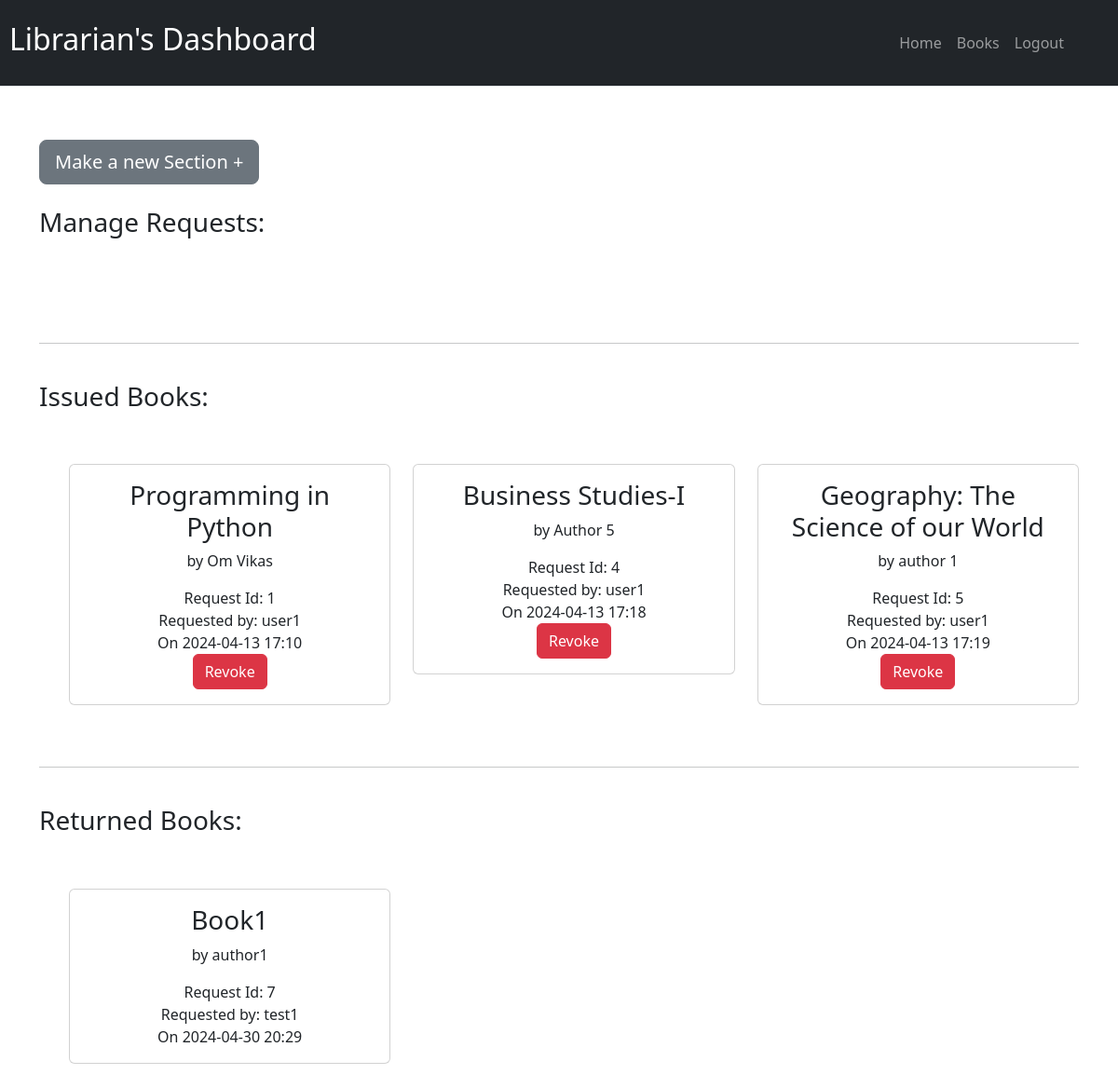
The page /revoke/1 on the database its author committed.
### tables this page shows
CREATE TABLE Books (
    BookID INTEGER PRIMARY KEY AUTOINCREMENT,
    SectionID INTEGER,
    name TEXT NOT NULL,
    Content TEXT,
    Author TEXT,
    FOREIGN KEY (SectionID) REFERENCES Sections(SectionID)
);

CREATE TABLE BookRequests (
    id INTEGER PRIMARY KEY,
    user_id INTEGER,
    book_id INTEGER,
    request_date TIMESTAMP DEFAULT CURRENT_TIMESTAMP,
    return_date TIMESTAMP,
    status TEXT,
    FOREIGN KEY (user_id) REFERENCES Users(id),
    FOREIGN KEY (book_id) REFERENCES Books(id)
);

CREATE TABLE users (
    UserID INTEGER PRIMARY KEY AUTOINCREMENT,
    name TEXT NOT NULL,
    password TEXT NOT NULL,
    UserType TEXT CHECK(UserType IN ('Librarian', 'General User')) NOT NULL
, "LoggedIn" text NOT NULL DEFAULT 'False');

### app.py (the view)
@app.route('/revoke/<int:request_id>', methods=['GET','POST'])
def revoke(request_id):
    user_id=session.get('user_id')
    connec =sqlite3.connect('librarydata.db')
    cursor = connec.cursor()
    cursor.execute("UPDATE BookRequests SET status='revoked' WHERE id=?",(request_id,))
    pendingrequests = cursor.execute("""
    SELECT br.id, u.name AS username, b.name AS bookname, b.author, br.request_date, br.return_date, br.status
    FROM BookRequests br
    INNER JOIN Users u ON br.user_id = u.UserID
    INNER JOIN Books b ON br.book_id = b.BookID
    WHERE br.status='pending'
    """).fetchall()
    issuedrequests = cursor.execute("""
    SELECT br.id, u.name AS username, b.name AS bookname, b.author, br.request_date, br.return_date, br.status
    FROM BookRequests br
    INNER JOIN Users u ON br.user_id = u.UserID
    INNER JOIN Books b ON br.book_id = b.BookID
    WHERE br.status='issued'
    """).fetchall()
    returned_requests=cursor.execute("""
        SELECT b.BookID, b.name, b.Author, br.request_date, br.return_date, u.name,br.status,br.id
        FROM BookRequests br
        INNER JOIN Users u ON br.user_id = u.UserID
        INNER JOIN Books b ON br.book_id = b.BookID
        WHERE br.status='returned'
    """).fetchall()
    connec.commit()
    connec.close()
    return render_template('bookrequests.html',pendingrequests=pendingrequests,issuedrequests=issuedrequests,returned_requests=returned_requests,user_id=user_id)

### templates/bookrequests.html (shortened to what this page needs)
<!DOCTYPE html>
<html lang="en">
  <head>
    <link href="https://cdn.jsdelivr.net/npm/bootstrap@5.3.3/dist/css/bootstrap.min.css" rel="stylesheet">
  </head>
  <body>
    <div class="container">
      <nav class="navbar navbar-expand-md navbar-dark fixed-top bg-dark border-bottom">
        <a class="navbar-brand" href="#" style="margin: 10px;"><h2>Librarian's Dashboard</h2></a>
        <ul class="navbar-nav ms-auto order-5" style="margin-right: 25px;">
          <li class="nav-item">
            <a class="nav-link" href="{{url_for('libdash',user_id=user_id)}}"
              >Home</a
            >
          </li>
          <li class="nav-item">
            <a class="nav-link" href="viewbookslib.html">Books</a>
          </li>
          <li class="nav-item">
            <form action="/logout" method="post">
              <button class="nav-link" type="submit" style="margin-right: 25px">Logout</button>
            </form>
          </li>
        </ul>
      </nav>
      <span><h4 style="margin-top : 150px; color: black;"></h4>
        <a class= "btn btn-lg btn-secondary" href="{{url_for('newsection')}}">Make a new Section +</a></span><br><br>
      <h3>Manage Requests:</h3><br><br>
      <br><hr><br>
      <h3>Issued Books:</h3><br><br>
      <ul class="row">
        {%for r in range(issuedrequests|length)%}
        <li class="col-4" type="none" style="margin-bottom:10px;">
          <div class="card text-center">
            <div class="card-body">
              <div class="card-title"><h3>{{issuedrequests[r][2]}}</h3>
                <p class="secondary-text">by {{issuedrequests[r][3]}}</p>
              </div>
              <div class="card-text">Request Id: {{issuedrequests[r][0]}}<br>Requested by: {{issuedrequests[r][1]}} <br> On {{issuedrequests[r][4][0:16]}}</div>
              <form action="/revoke/{{issuedrequests[r][0]}}" method="post">
                <button name="revoke" type="submit" class="btn btn-danger">Revoke</button>
              </form>
            </div>
          </div>
          {%endfor%}
        </li>
      </ul>
      <br><hr><br>
      <h3>Returned Books:</h3><br><br>
      <ul class="row">
        {%for r in range(returned_requests|length)%}
        <li class="col-4" type="none" style="margin-bottom:10px;">
          <div class="card text-center">
            <div class="card-body">
              <div class="card-title"><h3>{{returned_requests[r][1]}}</h3>
                <p class="secondary-text">by {{returned_requests[r][2]}}</p>
              </div>
              <div class="card-text">Request Id: {{returned_requests[r][7]}}<br>Requested by: {{returned_requests[r][5]}} <br> On {{returned_requests[r][3][0:16]}}</div>
            </div>
          </div>
          {%endfor%}
        </li>
      </ul>
    </div>
  </body>
</html>

### rows shown on the page
Books: name "Programming in Python", Author "Om Vikas"
BookRequests: id "1", request_date "2024-04-13 17:10"
users: name "user1" "user1" "user1"
Books: name "Business Studies-I", Author "Author 5"
BookRequests: id "4", request_date "2024-04-13 17:18"
Books: name "Geography: The Science of our World", Author "author 1"
BookRequests: id "5", request_date "2024-04-13 17:19"
Books: name "Book1", Author "author1"
BookRequests: id "7", request_date "2024-04-30 20:29"
users: name "test1"
